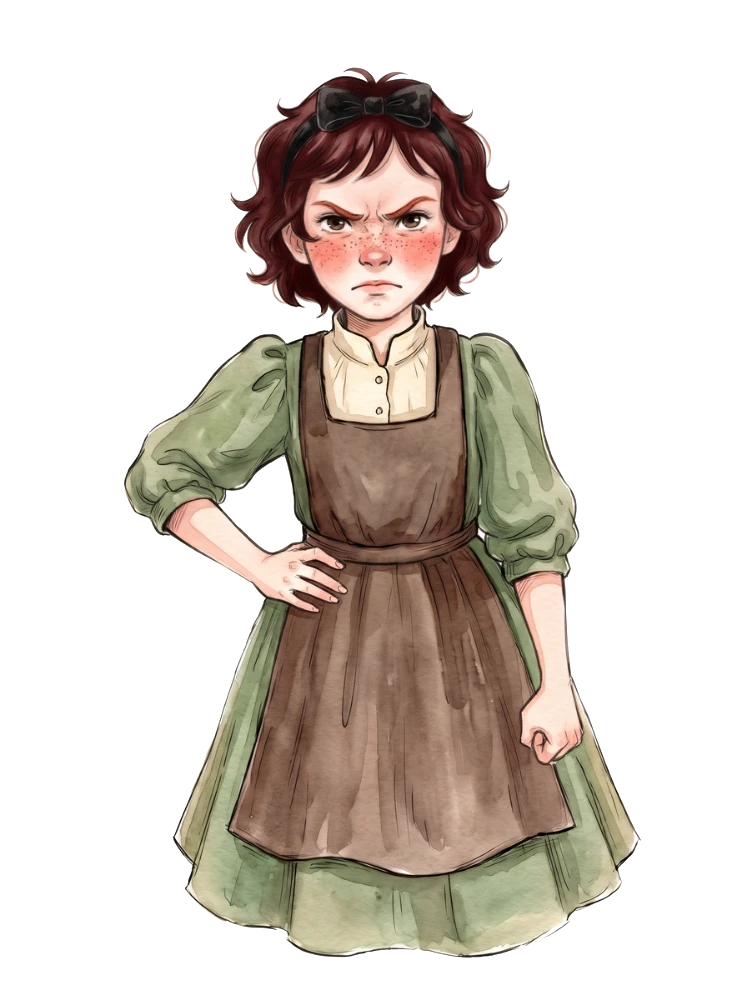
#> input picture img/anne_grow_angry.webp, 747 x 1000 px
$ python patchin.py ../img/anne_grow_angry.webp ../img/anne_grow_surprised.webp ../img/anne_grow_surprised.webp
#> lines starting #> are read from the running program, lines starting #| are printed output that depends on the picture
# 사용: py -3 patchin.py <원본 png> <편집 png> <img 키> x0,y0,x1,y1 [...]  편집본에서 타원 영역만 원본에 붙임(1376x768 기준)
import os, sys
from PIL import Image, ImageDraw, ImageFilter
SP = os.path.dirname(os.path.abspath(__file__)); IMG = os.path.join(os.path.expanduser('~'), 'anne-map', 'img')
o = Image.open(sys.argv[1]).convert('RGB'); e = Image.open(sys.argv[2]).convert('RGB').resize(o.size, Image.LANCZOS); key = sys.argv[3]
#> after `o = Image.open(sys.argv[1]).convert('RGB')`:
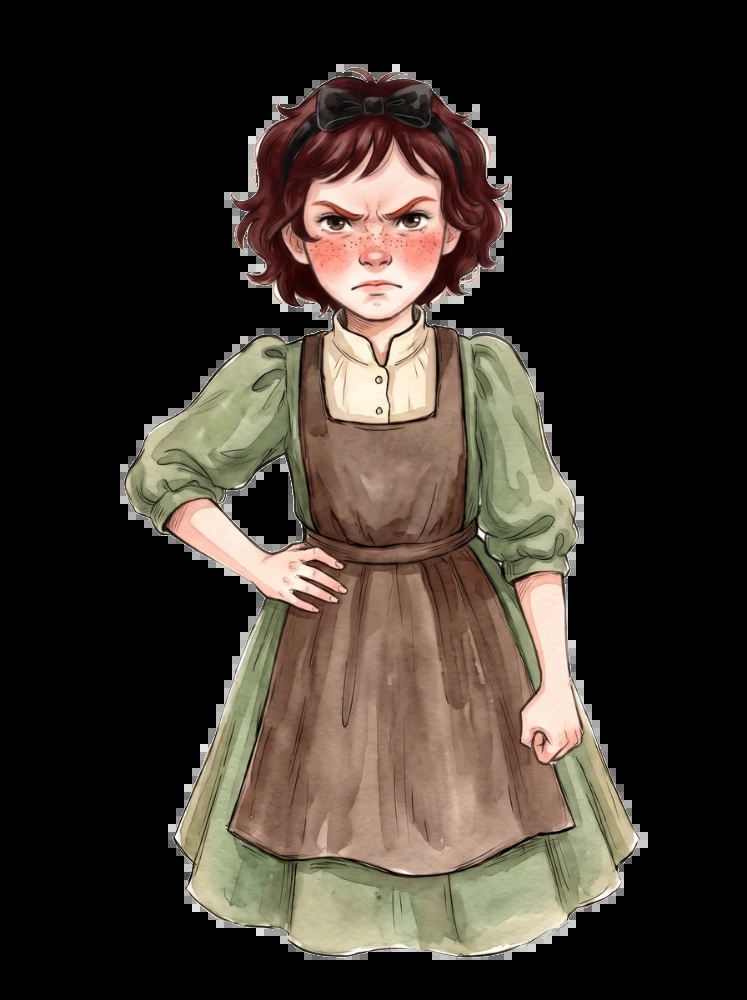
#> o: PIL image 747x1000 RGB; mean R, G, B 59.2, 51.1, 43.5
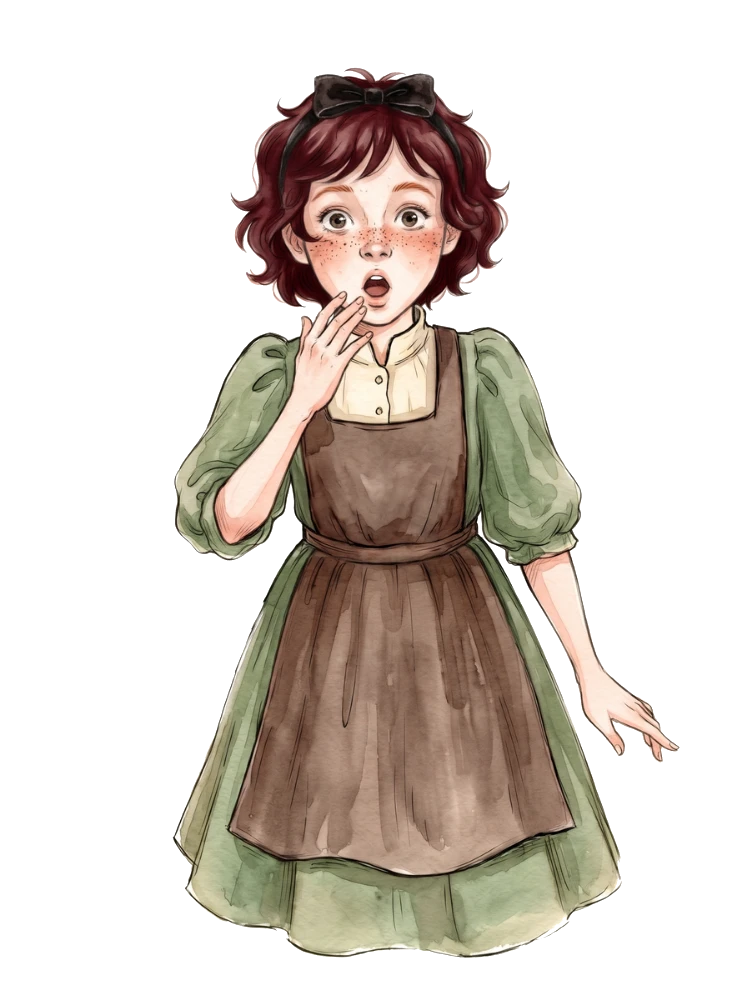
#> input picture img/anne_grow_surprised.webp, 747 x 1000 px
#> after `e = Image.open(sys.argv[2]).convert('RGB').resize(o.size, Image.LANCZO`:
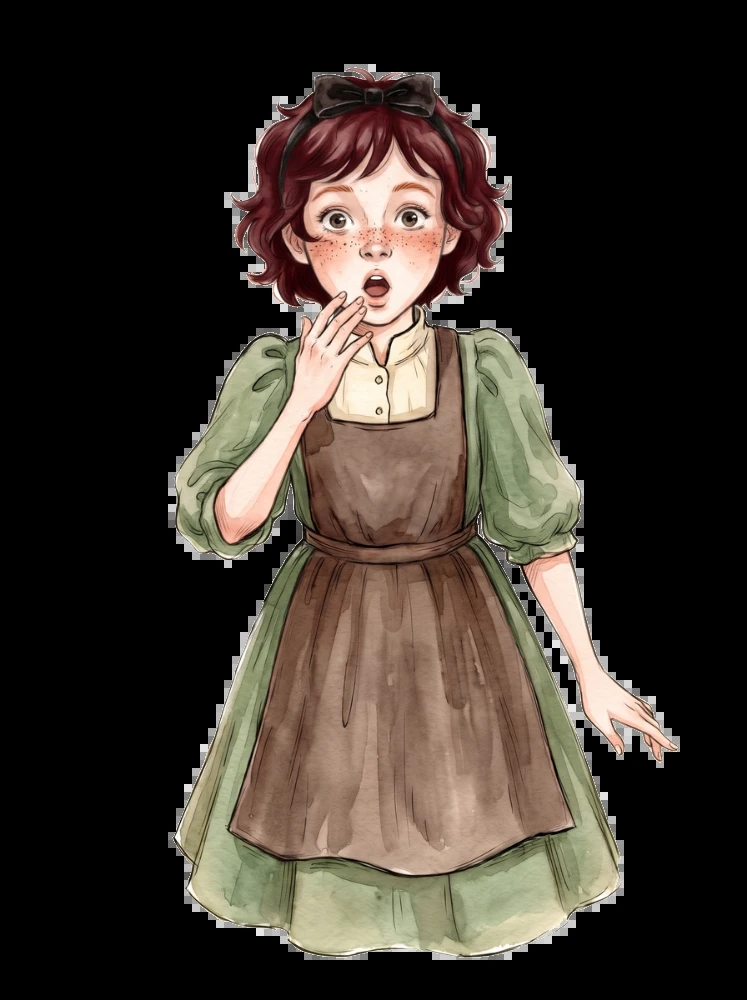
#> e: PIL image 747x1000 RGB; mean R, G, B 59.2, 51.2, 43.7
m = Image.new('L', o.size, 0); d = ImageDraw.Draw(m)
#> after `m = Image.new('L', o.size, 0)`: m: PIL image 747x1000 L; every value is 0
for b in sys.argv[4:]: d.ellipse(tuple(map(int, b.split(','))), fill=255)
m = m.filter(ImageFilter.GaussianBlur(10))
o.paste(e, (0, 0), m); o.save(os.path.join(IMG, key + '.webp'), quality=86)
o.resize((688, 384)).save(os.path.join(SP, 'done_' + key + '.jpg'), quality=88); print('ok')
#> after `o.resize((688, 384)).save(os.path.join(SP, 'done_' + key + '.jpg'), qu`:
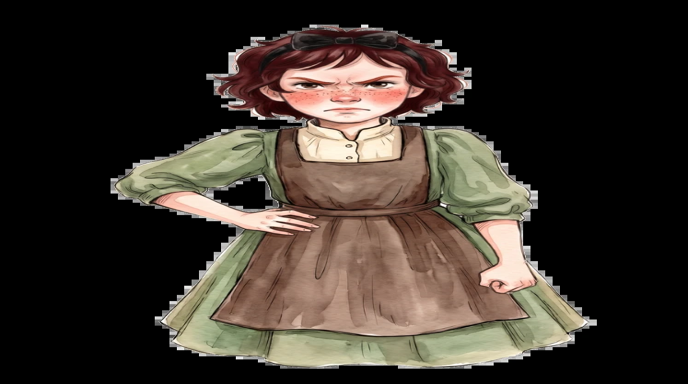
#> saved as anne_grow_surprised.webp.jpg: PIL image 688x384 RGB; mean R, G, B 59.2, 51.1, 43.6
#| ok
